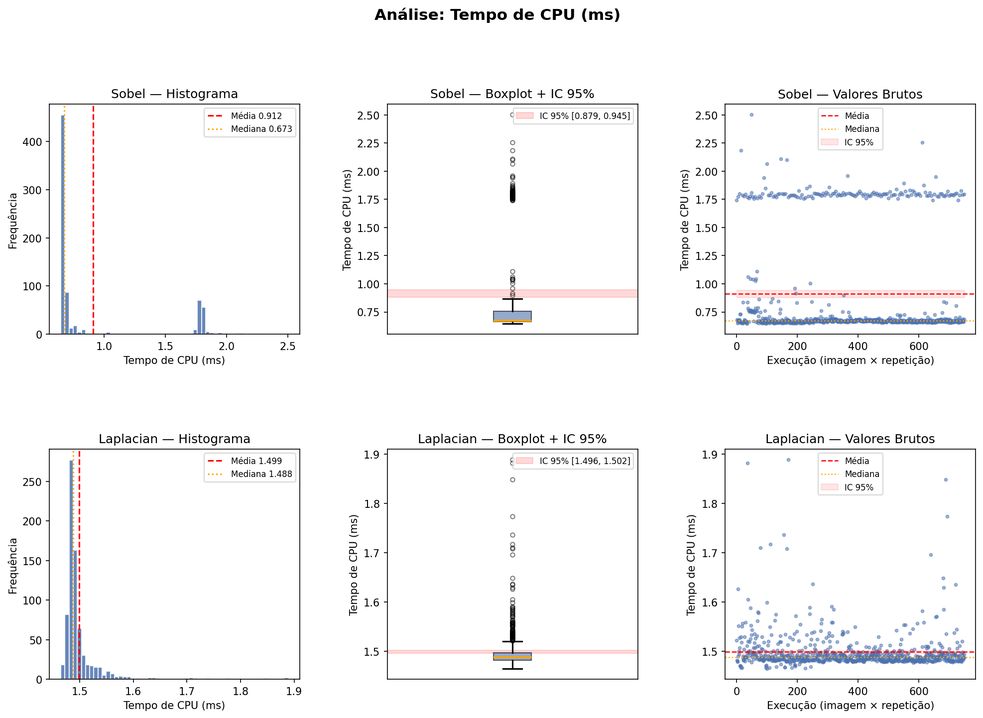
#> input picture analise_cpu_time_ms.png, 983 x 718 px, shrunk from 1974 x 1442 before the run
$ python -i mini_estudo01.py   (imports and definitions only)   (older library calls are emulated)
#> lines starting #> are read from the running program, lines starting #| are printed output that depends on the picture
#> further down, picture is the input picture: shape (718, 983, 3); mean B, G, R 247.3, 246.8, 247.1
### Experimento.py
from typing import List, Callable
import shutil
import psutil
import os
from pathlib import Path
import cv2
import time
import csv
import numpy as np
import pandas as pd
from datetime import datetime


class Experimento:
    def __init__(self):
        pass

    # [44 lines left out: functions preparar_dataset, salvar_resultados_mini_estudo, not called in this run]

    def aplicar_deteccao(self, img: cv2.typing.MatLike, filtro: Callable, **kwargs) -> cv2.typing.MatLike:
        return filtro(img, **kwargs)

    # [136 lines left out: functions calcular_metricas, mini_estudo01, gerar_grafico_mini_estudo_01, not called in this run]

### mini_estudo01.py
from Experimento import Experimento
import cv2

exp = Experimento()
# [1 line not run here, left out]

def sobel_completo(img, ksize=3):
#> called with ksize = 3
    gray  = cv2.cvtColor(img, cv2.COLOR_BGR2GRAY)
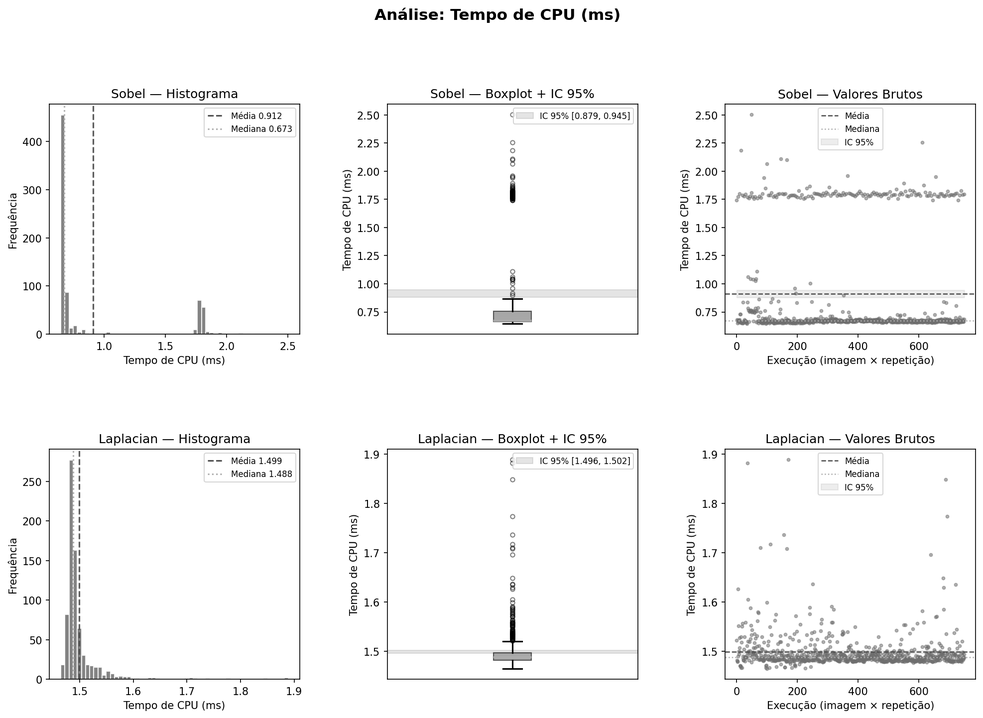
#> gray: shape (718, 983); min 0, max 255, mean 246.9
    sobel_x = cv2.Sobel(gray, cv2.CV_64F, dx=1, dy=0, ksize=ksize)
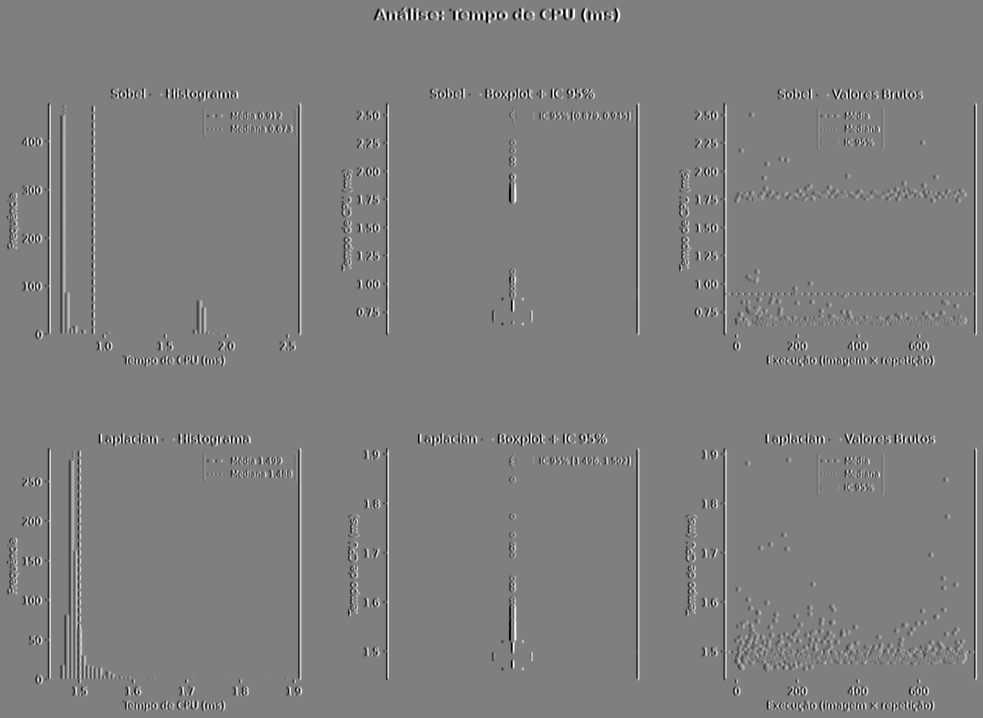
#> sobel_x: shape (718, 983) float64; min -1020, max 1020, mean 0; drawn with min black and max white
    sobel_y = cv2.Sobel(gray, cv2.CV_64F, dx=0, dy=1, ksize=ksize)
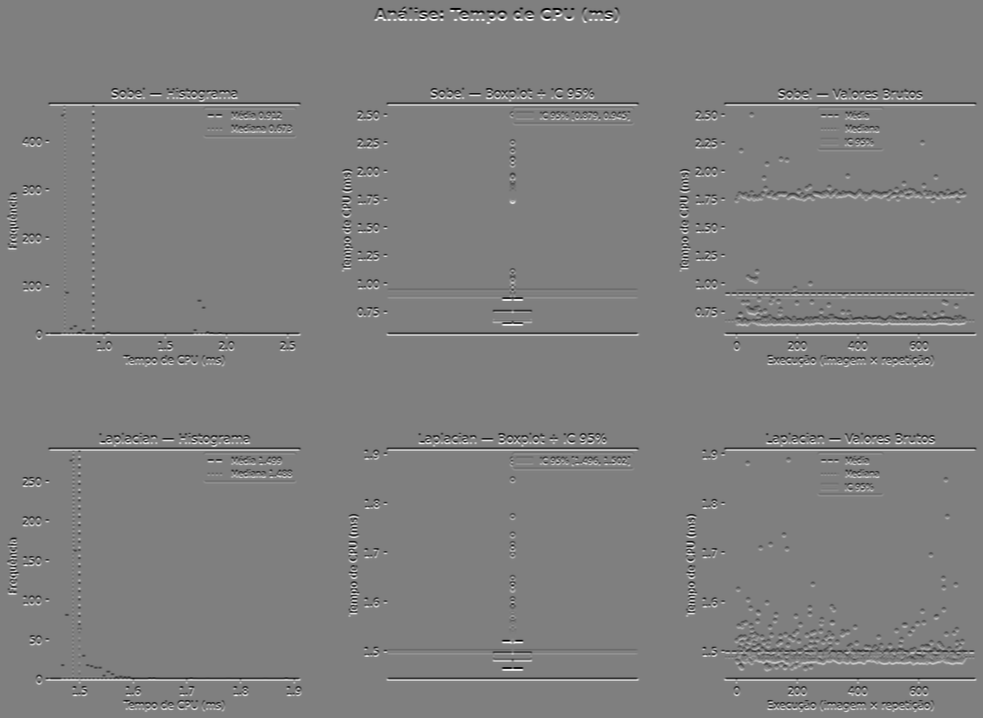
#> sobel_y: shape (718, 983) float64; min -1020, max 1020, mean 0; drawn with min black and max white
    magnitude = cv2.magnitude(sobel_x, sobel_y)
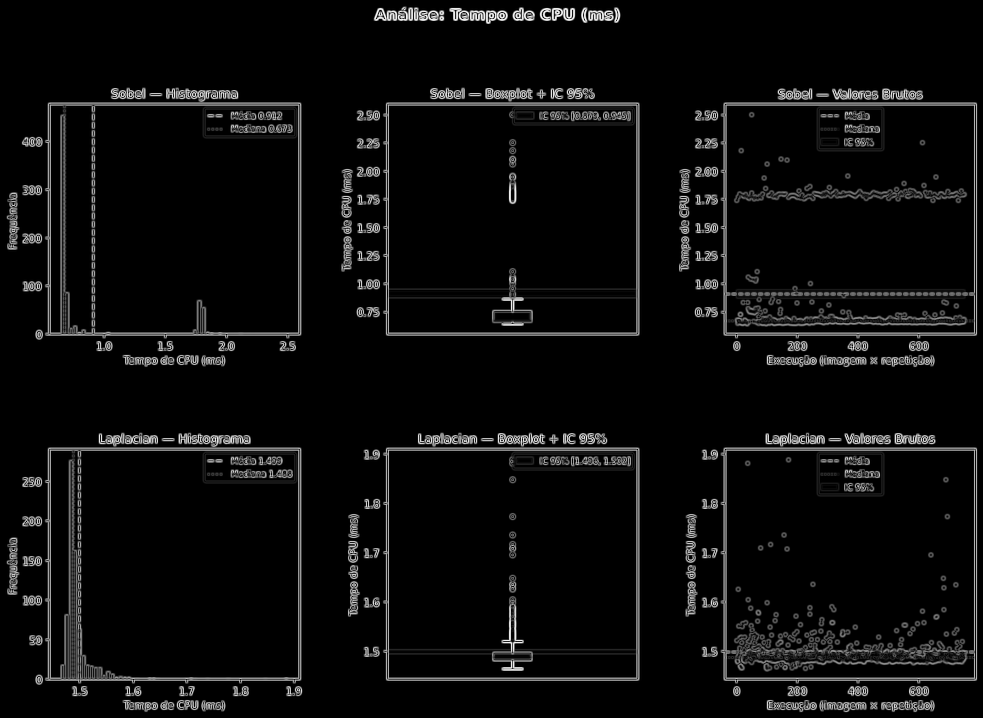
#> magnitude: shape (718, 983) float64; min 0, max 1079.9, mean 50.6; drawn with min black and max white
    return cv2.convertScaleAbs(magnitude)
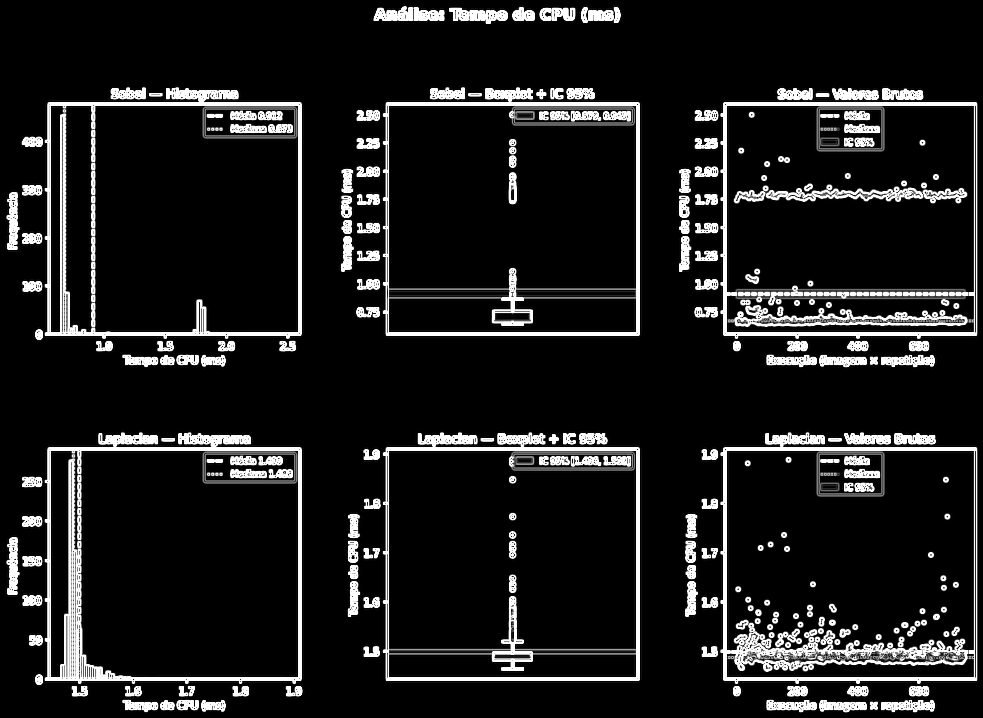
#> returned value: shape (718, 983); min 0, max 255, mean 28.1

filtros = {
            "Canny":{
            "func": cv2.Canny,
            "params": {'threshold1': 110, 'threshold2': 190, 'apertureSize': 3, "L2gradient": True}
            },
            "Laplacian": {
            "func": cv2.Laplacian,
            "params": {"ddepth": cv2.CV_8U, "ksize": 3, "scale": 2}
            },
            "Sobel": { # Referência das funções e os seus parâmetros
            "func": cv2.Sobel,
            "params": {"ddepth": cv2.CV_64F, "dx": 1, "dy": 0, "ksize": 3, "scale": 1, "borderType": cv2.BORDER_DEFAULT}
            }
}

# [1 line not run here, left out]

>>> import cv2
>>> picture = cv2.imread('analise_cpu_time_ms.png')
>>> result = sobel_completo(picture)
